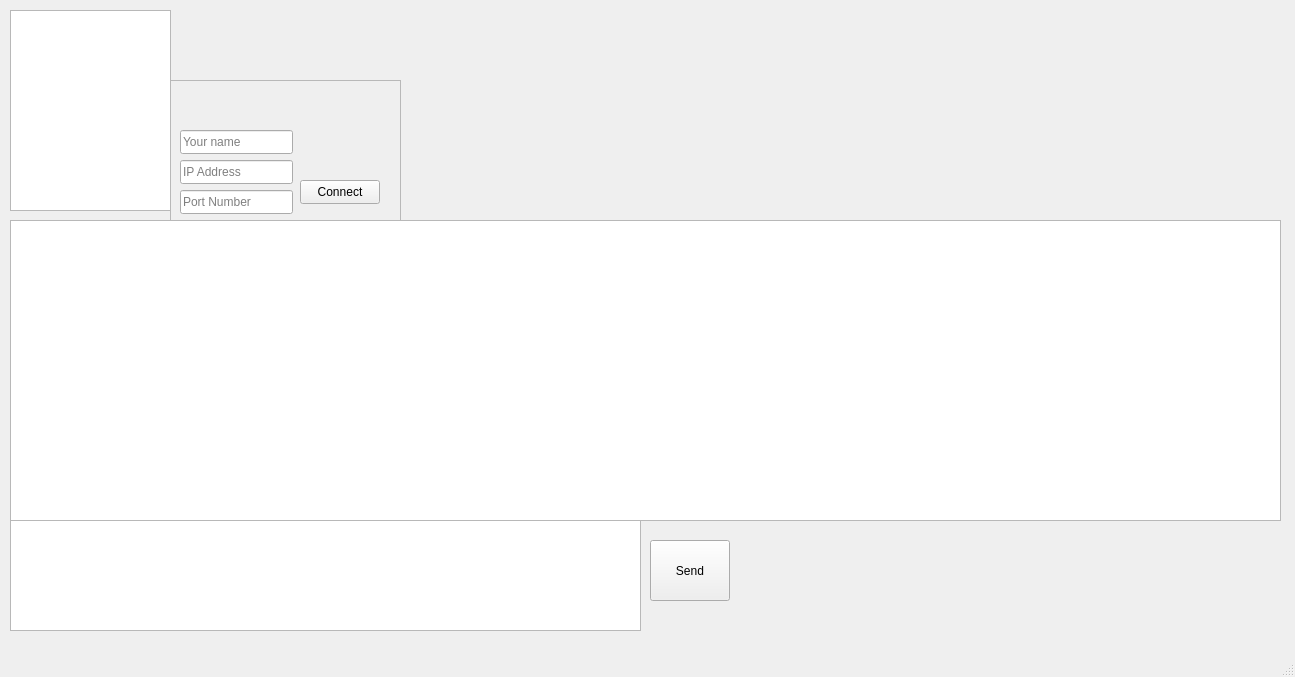
<?xml version="1.0" encoding="UTF-8"?>
<ui version="4.0">
 <class>MainWindow</class>
 <widget class="QMainWindow" name="MainWindow">
  <property name="geometry">
   <rect>
    <x>0</x>
    <y>0</y>
    <width>1295</width>
    <height>677</height>
   </rect>
  </property>
  <property name="windowTitle">
   <string>MainWindow</string>
  </property>
  <widget class="QWidget" name="centralwidget">
   <widget class="QTextEdit" name="OutWindow">
    <property name="geometry">
     <rect>
      <x>10</x>
      <y>220</y>
      <width>1271</width>
      <height>301</height>
     </rect>
    </property>
    <property name="readOnly">
     <bool>true</bool>
    </property>
   </widget>
   <widget class="QTextEdit" name="sendEdit">
    <property name="geometry">
     <rect>
      <x>10</x>
      <y>520</y>
      <width>631</width>
      <height>111</height>
     </rect>
    </property>
   </widget>
   <widget class="QPushButton" name="SendButton">
    <property name="geometry">
     <rect>
      <x>650</x>
      <y>540</y>
      <width>80</width>
      <height>61</height>
     </rect>
    </property>
    <property name="text">
     <string>Send</string>
    </property>
   </widget>
   <widget class="QListWidget" name="clientsListWidget">
    <property name="geometry">
     <rect>
      <x>10</x>
      <y>10</y>
      <width>161</width>
      <height>201</height>
     </rect>
    </property>
   </widget>
   <widget class="QLineEdit" name="IPEdit">
    <property name="geometry">
     <rect>
      <x>180</x>
      <y>160</y>
      <width>113</width>
      <height>24</height>
     </rect>
    </property>
    <property name="placeholderText">
     <string>IP Address</string>
    </property>
   </widget>
   <widget class="QLineEdit" name="PortEdit">
    <property name="geometry">
     <rect>
      <x>180</x>
      <y>190</y>
      <width>113</width>
      <height>24</height>
     </rect>
    </property>
    <property name="placeholderText">
     <string>Port Number</string>
    </property>
   </widget>
   <widget class="QPushButton" name="ConnectButton">
    <property name="geometry">
     <rect>
      <x>300</x>
      <y>180</y>
      <width>80</width>
      <height>24</height>
     </rect>
    </property>
    <property name="text">
     <string>Connect</string>
    </property>
   </widget>
   <widget class="QLineEdit" name="nameEdit">
    <property name="geometry">
     <rect>
      <x>180</x>
      <y>130</y>
      <width>113</width>
      <height>24</height>
     </rect>
    </property>
    <property name="placeholderText">
     <string>Your name</string>
    </property>
   </widget>
   <widget class="QFrame" name="frame">
    <property name="geometry">
     <rect>
      <x>170</x>
      <y>80</y>
      <width>231</width>
      <height>141</height>
     </rect>
    </property>
    <property name="frameShape">
     <enum>QFrame::Shape::StyledPanel</enum>
    </property>
    <property name="frameShadow">
     <enum>QFrame::Shadow::Raised</enum>
    </property>
   </widget>
  </widget>
  <widget class="QMenuBar" name="menubar">
   <property name="geometry">
    <rect>
     <x>0</x>
     <y>0</y>
     <width>1295</width>
     <height>21</height>
    </rect>
   </property>
  </widget>
  <widget class="QStatusBar" name="statusbar"/>
 </widget>
 <resources/>
 <connections/>
</ui>
